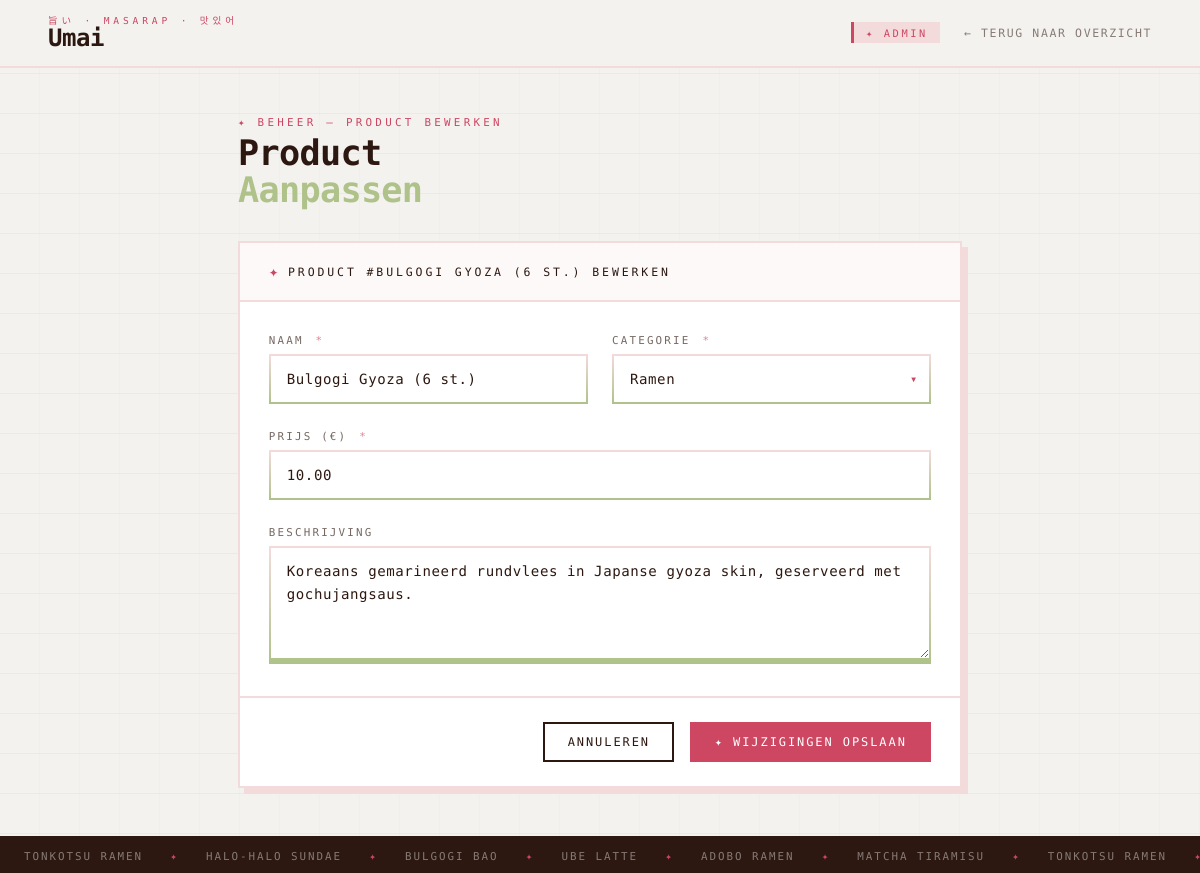
Page /app/umai/admin/product-aanpassen.php?id=4 (signed in) on the committed database.
### tables this page shows
CREATE TABLE `menu` (
  `id` int NOT NULL,
  `naam` varchar(30) NOT NULL,
  `categorie` varchar(15) NOT NULL,
  `beschrijving` varchar(130) NOT NULL,
  `prijs` decimal(19,2) NOT NULL
);

### app/umai/admin/product-aanpassen.php (the view, shortened to what this page needs)
<?php
$connectie = new PDO('mysql:host=mysql_db;dbname=school', 'root', 'rootpassword');
$sql = $connectie->prepare("SELECT * FROM menu WHERE id = :idplaceholder");
$sql->bindParam(':idplaceholder', $_GET['id']);
$sql->execute();
$data = $sql->fetch();
?>
<!DOCTYPE html>
<html lang="nl">
<head>
    <link href="product-aanpassen.css" rel="stylesheet"/>
</head>
<body>
<nav>
    <a href="../../index.php" class="nav-logo">
        <span class="kanji">旨い · Masarap · 맛있어</span>
        <span class="brand">Umai</span>
    </a>
    <div class="nav-right">
        <span class="nav-tag">✦ Admin</span>
        <a href="admin.php" class="nav-link">← Terug naar overzicht</a>
    </div>
</nav>
<main>
    <div class="page-header">
        <span class="section-label">✦ Beheer — Product bewerken</span>
        <h1 class="page-title">Product<br><span class="green">Aanpassen</span></h1>
    </div>
    <form method="POST">
        <div class="form-card">
            <div class="form-card-header">
                <span class="dot">✦</span>
                <span class="form-card-title">Product #<?php echo $data['naam'] ?> bewerken</span>
            </div>
            <div class="form-body">
                <div class="field-row">
                    <div class="field-group">
                        <label for="naam">Naam <span class="required">*</span></label>
                        <div class="field-wrap">
                            <input type="text" id="naam" name="naam" value="<?=  htmlspecialchars($data['naam']) ?>" required/>
                        </div>
                    </div>
                    <div class="field-group">
                        <label for="categorie">Categorie <span class="required">*</span></label>
                        <div class="field-wrap select-wrap">
                            <select id="categorie" name="categorie" required>
                                <option value="Ramen" selected>Ramen</option>
                            </select>
                        </div>
                    </div>
                </div>
                <div class="field-row">
                    <div class="field-group">
                        <label for="prijs">Prijs (€) <span class="required">*</span></label>
                        <div class="field-wrap">
                            <input type="number" id="prijs" name="prijs" value="<?php echo $data['prijs'] ?>" min="0" step="0.50" required/>
                        </div>
                    </div>
                </div>
                <div class="field-group">
                    <label for="beschrijving">Beschrijving</label>
                    <div class="field-wrap">
                        <textarea id="beschrijving" name="beschrijving"><?php echo $data['beschrijving'] ?></textarea>
                    </div>
                </div>
            </div>
            <div class="form-footer">
                <a href="admin.php" class="btn btn-outline">Annuleren</a>
                <button type="submit" name="veranderen" value="veranderen" class="btn btn-primary">✦ Wijzigingen Opslaan</button>
            </div>
        </div>
    </form>
</main>
<div class="marquee-band">
    <div class="marquee-track">
        <span>Tonkotsu Ramen</span><span class="dot">✦</span>
        <span>Halo-Halo Sundae</span><span class="dot">✦</span>
        <span>Bulgogi Bao</span><span class="dot">✦</span>
        <span>Ube Latte</span><span class="dot">✦</span>
        <span>Adobo Ramen</span><span class="dot">✦</span>
        <span>Matcha Tiramisu</span><span class="dot">✦</span>
        <span>Tonkotsu Ramen</span><span class="dot">✦</span>
    </div>
</div>
</body>
</html>

### rows in the picture
menu: naam "BULGOGI GYOZA (6 ST.)", naam "Bulgogi Gyoza (6 st.)", prijs "10.00", beschrijving "Koreaans gemarineerd rundvlees in Japanse gyoza skin, geserveerd met gochujangsaus."
